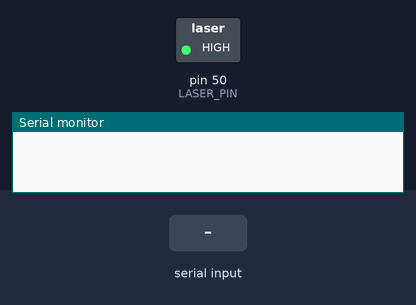
Bench run of a sketch on a simulated Arduino Mega 2560, built with avr-gcc and run on an emulated ATmega2560. Parts: switched loads named in the sketch (green lamp = pin HIGH), the last lines printed to the serial monitor. Inputs (shaded band) come from the test bench. Random numbers use the default seed unless the sketch sets one.

Above: at 1.2 s.
1.3 s: "1" received over Serial
At 3.39 s:
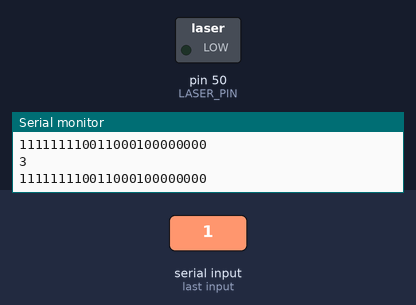
Timing chart, 0 to 10.3 s (numbered marks = the images above; inputs shaded):
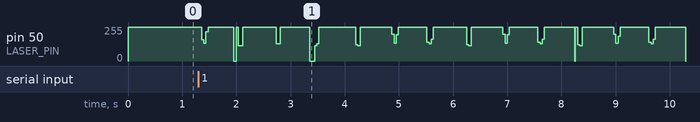

The sketch:

Laser_Communication_v3_2021_NoiseSend.ino
```cpp
/* This file was created by Cary Xiao on February 1, 2021.
 * Runs objectives of Laser_Communication_v3_2021 but with
 * automatically added error (defined by errorRate)
 */

const int ERROR_RATE = 500; // error rate = 1 bit per 'ERROR_RATE' bits

/*-----Global Variables from Laser_Communication-----*/
const int input[12] = {A0, A1, A2, A3, A4, A5,     // Used to declare analog inputs
                    A6, A7, A8, A9, A10, A11};     // 0-5 = Columns, 6-11 = Rows
int a[12]; // used to determine 1 vs. 0; analog values when laser isn't hitting
int b[12]; // alternates with a; a and b = modified from Manchester

const byte HEADER = 255; // openings and closings for each packet to be
const byte FOOTER = 0; // sent and received. Note: Header MUST have largest bit as 1
const int LASER_PIN = 50;

const int TIME_DELAY = 4; // millisecond interval for each bit
long now = 0, lastTime = 0; // both enable loop to run once per TIME_DELAY

String message = "";
byte data = 0; // byte for determining the character being sent

byte toSend[142] = {HEADER}; // resulting incoming/receiving message

int sensor = 3; // Column analog pin (0 - 5) to determine receiving information
int subBit = 7; // sublocation for the bit currently being sent

boolean sending = false, finishedReading = false;
boolean bitSend = false; // variable used to send bits
int messageSize; // size of sending message, adds six for the header and closer to be checked
/*-----Global Variables from Manchester_Communication-----*/
boolean currentlyA = true; // used to alternate between a and b
boolean receivingMessage = false, check = false; // check = measures change every 2 cycles

boolean sendingBit; // bit to be sent by manchester encoding

int error[8], sub[8], e = 0; // arrays to notate location of error in the system.

/*-----Extra variables for receiving information-----*/
int sig; // finds most recent bit
int place = 0;
boolean foundHeader = false;
char receive[140]; // byte array for storing message
int r = 0; // index for receive, 0 - 139

int n = 0;
int delayNum = 0; // set to 25 to give delay between sending information

void setup() {
  pinMode(LASER_PIN, OUTPUT);

  Serial.begin(9600); // Opening Information has been moved to Java App
  digitalWrite(LASER_PIN, HIGH);

  randomSeed(analogRead(A0));
}

void loop() {
  //### Change while loop to function w/ manchester encoding
  while ((now - lastTime) < TIME_DELAY / 2) // Plays loop once every TIME_DELAY
  {
    now = millis();
  }
  lastTime = now;


  /*-----#Code for sending information-----*/
  if (delayNum <= 0) {
    if (!sending) sending = findCharacters(false);
    else if (!finishedReading) findCharacters(true);
    else {
      static int sub = 7;
      static int location = 0;
      int subBit = now % TIME_DELAY;

      // digitalWrite(LASER_PIN, bitRead(toSend[location], sub));
      //###finish coding below – tests if ready to record new bit

      if (subBit < TIME_DELAY / 2) {

        bitSend = bitRead(toSend[location], sub);
        digitalWrite(LASER_PIN, bitSend);
        Serial.print(bitSend);

        if (sub == 0) { // Cycles to next bit
          sub = 7;
          if (location == messageSize) {
            Serial.println();
            Serial.println(++n);

            // Resets toSend and all other variables
            digitalWrite(LASER_PIN, 1);
            location = 0;
            delayNum = 250;
          }
          else location++;
       }
       else sub--;
      }
      // toggles laser on 2nd half of the laser
      else {
        // randomly adds error into the system
        if (random(ERROR_RATE) == 1) digitalWrite(LASER_PIN, bitSend);
        else digitalWrite(LASER_PIN, !bitSend);
      }

    }
  }
  else delayNum--;
}


/*  Finds focal point of laser between analogInputs start and finish.
 *   (Modified from function in Position Finder v1_2021)
 *   Precondition – start and finish positive, <= length
 *     of input, start < finish
 *   @param start – first desired analogInput port
 *   @param finish – first undesired
 *   Postcondition – returns distance of highest value's
 *     index from start

int brightestDiff(int start, int finish) {
  int brightestVal = 0, bValIndex = 0;

  // Determines highest value
  for (int i = start; i < finish; i++) {
      if (analogRead(input[i]) - reference[i] > brightestVal) {
      brightestVal = analogRead(input[i]);
      bValIndex = i;
    }
  }
  return bValIndex - start; // inputs from start
}*/

/* Reads any user input; places into toSend byte array
 * & enables Arduino to begin sending information.
 *  @param isReplay – true if part of unsent message is already in toSend
 *  Returns false if no buffered user information.
 */
boolean findCharacters(boolean isReplay) {
  static int i = 0;

  if (Serial.available() > 0 && i < 140) {
    if (!isReplay) {
      toSend[0] = HEADER;
      i++;

      Serial.println();
      Serial.print("Sending Message: ");
      while (i < 140 && Serial.available() > 0) {
        toSend[i] = Serial.read();
        Serial.print((char) toSend[i]);
        i++;
      }
    }
    else {
      while (i < 140 && Serial.available() > 0) {
        toSend[i] = Serial.read();
        Serial.print((char) toSend[i]);
        i++;
      }
    }

     return true;
  }
  else if (isReplay) {
    finishedReading = true;
    messageSize = i;
    i = 0;
    return false;
  }

  else return false;

  // ###note to add condition for realigning lasers
}

/* Compares test to sentinel. Primarially for
 * header and ender of packet.
 *  @param test – first byte to be compared.
 *  @param sentinel - second byte to be compared.
 *  @param place - value of original object.
 *  Returns 1 for equal, -1 * self for not equal
 */
int checkSentinel(byte test, byte sentinel, int self) {
  if (test == sentinel) {
    return 1;
  }
  else return (-1 * self);
}

/* Determines whether and which bit was sent through
 * Manchester Encoding.
 *  @param current – the most recent value for A0.
 *  @param prev – the second most recent value for A0.
 *  Returns -1 if connection has been ended.
 */
int determineBit(int current, int prev) {
  int diff = current - prev;
  if (abs(diff) >= 15) { // Either 0 or 1 was sent
    if (diff > 0) return 1;
    else return 0;
  }
  else return -1;
}

/* Prints out received message and attempts to remove
 * any obvious errors (see filterError).
 *  @param interrupted - whether signal was completely lost
 */
void printMessage(boolean interrupted) {
  Serial.println();
  if (interrupted) Serial.print("Connection Severed. ");
  Serial.print("Message Received: " + (String) receive);

    // uses filterError to fix any obvious errors
  int errorsFixed = 0;
  if (!interrupted) {
    for (int i = 0; i < e; i++) {
      byte test = filterError(receive[error[i]], sub[i]);

      if (test != 0) {
        receive[error[i]] = test;
        error[i] = -1, sub[i] = -1;
        errorsFixed++;
      }
    }
    if (errorsFixed > 0) {
      Serial.println("\nArduino-Corrected Message: " + (String) receive);
    }

  }
  Serial.println("\nErrors Corrected: " + (String) errorsFixed);
  if (e > 0) {
    Serial.print("Locations of Error: {");
    for (int i = 0; i < e; i++) {
      // Notates locations of bits with error
      Serial.print(error[i]);
      Serial.print(",");
      Serial.print(sub[i]);
      Serial.print(";");
    }
  Serial.println("}");

  if (e > errorsFixed) Serial.println("ML-Corrected Data: " + (String) receive);
  }


  Serial.println("-----------------------------");
  memset(receive, 0, 140);

  receivingMessage = false;
  r = 0;
  foundHeader = false;
  data = 0;
  place = 0;
  e = 0;
}

/* Filters out any errors within bytes based off ASCII table.
 * If not valid ASCII character, then eliminate and return
 * correct byte.
 *  @param current – byte to be examined
 *  @param sub - location of error bit in byte
 *  Returns correct byte if able to remove option, 0 if not.
 */
byte filterError(byte current, int sub) {
  // calculates alternative bit; sub increases from left to right
  byte alternative = current + pow(2, 7 - sub);

  // Characters not in specified values / ranges are deemed as error
  if (!(alternative > 31 && alternative < 35      // space, !, "
          || alternative > 43 && alternative < 59   // comma, -, ., 0-9, /, :
          || alternative > 64 && alternative < 91   // A-Z
          || alternative > 96 && alternative < 123  // a-z
          || alternative == 39                      // '
          || alternative == 63)) return current;    // ?
  else if (!(current > 31 && current < 35      // space, !, "
          || current > 43 && current < 59   // comma, -, ., 0-9, /, :
          || current > 64 && current < 91   // A-Z
          || current > 96 && current < 123  // a-z
          || current == 63)) return alternative;
  else return 0;
}
```
